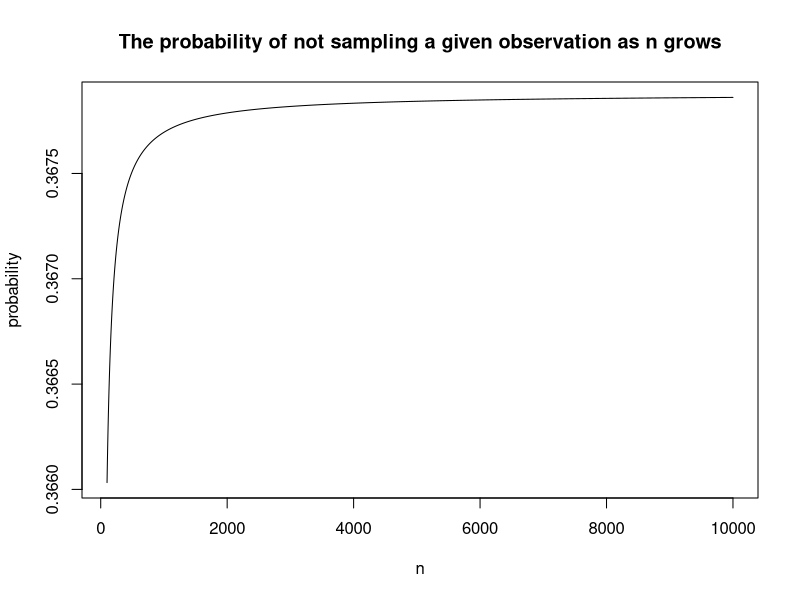

Reproduce this figure in R. (Note: this script raises an error after producing the figure.)
## ---- chunk 1
# sampling with replacement
p.not.in.sample <- function(n){
  return((1-(1/n))**n)
}
## ---- chunk 2
p.not.in.sample(100)
## ---- chunk 3
# now let's simulate and plot
plot(100:10000, p.not.in.sample(100:10000), main="The probability of not sampling a given observation as n grows", type="l", xlab = "n", ylab = "probability")
## ---- chunk 4
set.seed(0)
# approximate true parameter value with a huge sample
true.tm <-mean(rgamma(100000000, shape = 2, rate = 1), trim = 0.1)
true.tm
## ---- chunk 5
n<-40
small.sample <- rgamma(n,shape=2,rate=1)
# our sample estimate
hat.tm <- mean(small.sample, trim = 0.1)
hat.tm
## ---- chunk 6
# First of all, we need to create B bootstrap sets. 
B <- 50 
boot.sets <- matrix(nrow=n,ncol=B)
for(b in 1:B){
  b.set <- sample(small.sample,size=n, replace = T)
  boot.sets[,b]<- b.set
}
## ---- chunk 7
par(mfrow=c(2,3))
hist(small.sample, main="original sample")
hist(boot.sets[,1], main="Boot sample 1")
hist(boot.sets[,2], main="Boot sample 2")
hist(boot.sets[,3], main="Boot sample 3")
hist(boot.sets[,4], main="Boot sample 4")
hist(boot.sets[,5], main="Boot sample 5")
## ---- chunk 8
hat.star <- matrix(nrow = B, ncol=1)
for(b in 1:B){
  hat.star[b]<-mean(boot.sets[,b],trim=0.1)
}
hist(hat.star, probability = T, breaks=20)
abline(v=hat.tm, col="red")
lines(density(hat.star), col="red")
## ---- chunk 9
# find the empirical quantiles of the bootstrap distribution 
p.star <- hat.star - hat.tm
lower.q <- quantile(p.star, probs = 0.025)
upper.q <- quantile(p.star, probs = 0.975)
lower <- hat.tm - upper.q 
upper <- hat.tm - lower.q
c(lower,upper)
hist(hat.star, xlim = c(1,3))
abline(v=lower, col="blue")
abline(v=upper, col="blue")
abline(v=hat.tm, col="red")
abline(v=true.tm, col="pink")
## ---- chunk 10
require("boot")
# statistic functions
tm.fun <- function(x, ind){return(mean(x[ind], trim=0.1))}
tm.var <- function(x, ind){
  tm.value <- tm.fun(x[ind])
  # second level bootstrap to obtain variance of our estimate
  tm.variance <- var(boot(data=x[ind],R=50,statistic=tm.fun)$t)
  return(c(tm.value,tm.variance))
}
## ---- chunk 11
boot.res <- boot(data=small.sample,statistic=tm.fun, R=50, sim="ordinary")
boot.ci(boot.res, conf=0.95, type="perc")
## ---- chunk 12
# this one is base on the assumption that the estimate distribution tends to a Gaussian as n grows 
sd.hat.tm <- sqrt(var(hat.star))
lower.q <- qnorm(0.025)*sd.hat.tm
lower <- hat.tm + lower.q
upper <- hat.tm - lower.q
c(lower,upper)
hist(hat.star, xlim = c(1,3))
abline(v=lower, col="blue")
abline(v=upper, col="blue")
abline(v=hat.tm, col="red")
abline(v=true.tm, col="pink")
## ---- chunk 13
boot.ci(boot.res, conf=0.95, type="norm")
## ---- chunk 14
lower.q <- quantile(hat.star, probs = 0.025)
upper.q <- quantile(hat.star, probs = 0.975)
lower <- lower.q
upper <- upper.q
c(lower,upper)
hist(hat.star, xlim = c(1,3))
abline(v=lower, col="blue")
abline(v=upper, col="blue")
abline(v=hat.tm, col="red")
abline(v=true.tm, col="pink")
## ---- chunk 15
boot.ci(boot.res, conf=0.95, type="basic")
## ---- chunk 16
C <- 50
hat.star.T <- matrix(nrow=B, ncol=1)
for(b in 1:B){
  hat.star.b<-matrix(nrow=C,ncol=1)
  for(c in 1:C){
    c.set <- sample(boot.sets[,b],size=n, replace = T)
    hat.star.b[c]<-mean(c.set,trim=0.1)
  }
  sd.b<-sqrt(var(hat.star.b))
  hat.star.T[b]<-(hat.star[b]-hat.tm)/sd.b
}
hist(hat.star.T, probability = T, breaks=20)
lines(density(hat.star.T), col="red")
## ---- chunk 17
lower.q <- quantile(hat.star.T, probs = 0.025)*sd.hat.tm
upper.q <- quantile(hat.star.T, probs = 0.975)*sd.hat.tm
lower <- hat.tm + lower.q
upper <- hat.tm - lower.q
c(lower,upper)
hist(hat.star, xlim = c(1,3))
abline(v=lower, col="blue")
abline(v=upper, col="blue")
abline(v=hat.tm, col="red")
abline(v=true.tm, col="pink")
## ---- chunk 18
boot.res <- boot(data=small.sample,statistic=tm.var, R=50, sim="ordinary")
boot.ci(boot.res, conf=0.95, type="stud", index = c(1,2))
## ---- chunk 19
nsim<-50
Bsim<-50
get.coverage <- function(ci){
  if(true.tm < ci[1]){return(c(1,0))}
  if(true.tm > ci[2]){return(c(0,1))}
  return(c(0,0))
}
## ---- chunk 20
coverages <- matrix(nrow=nsim,ncol=2*4) #each coverage has 2 columns 
names.covrg<- names(coverages)<-c("norm.low","norm.high",
                    "basic.low","basic.high",
                    "percent.low","percent.high",
                    "student.low","student.high")
for(s in 1:nsim){
  new.sample <- rgamma(n,shape=2,rate=1)
  boot.res <- boot(data=new.sample,statistic=tm.var, R=Bsim, 
                   sim="ordinary",parallel = "multicore", ncpus=20)
  b.ci<- boot.ci(boot.res, conf=0.95, type = c("basic", "norm", "perc", "stud"),
                 index = c(1,2))
  coverages[s,1:2] <- get.coverage(b.ci$normal[2:3])
  coverages[s,3:4] <- get.coverage(b.ci$basic[4:5])
  coverages[s,5:6] <- get.coverage(b.ci$percent[4:5])
  coverages[s,7:8] <- get.coverage(b.ci$student[4:5])
}

coverages<- data.frame(coverages)
names(coverages) <- names.covrg
## ---- chunk 21
#first: a check on the output
head(coverages)
## ---- chunk 22
coverages.frac <- colMeans(coverages)
coverages.frac
## ---- chunk 23
nsim <- 200
Bsim <- 200
ns <- c(10,50,100,500,1000)
coverages.ns <- matrix(nrow=length(ns),ncol=2*4) #each coverage has 2 columns 

for(i in 1:length(ns)){
  n <- ns[i]
  coverages <- matrix(nrow=nsim,ncol=2*4) #each coverage has 2 columns 
  for(s in 1:nsim){
    new.sample <- rgamma(n,shape=2,rate=1)
    boot.res <- boot(data=new.sample,statistic=tm.var, R=Bsim, 
                     sim="ordinary",parallel = "multicore", ncpus=20)
    b.ci<- boot.ci(boot.res, conf=0.95, type = c("basic", "norm", "perc", "stud"),
                   index = c(1,2))
    coverages[s,1:2] <- get.coverage(b.ci$normal[2:3])
    coverages[s,3:4] <- get.coverage(b.ci$basic[4:5])
    coverages[s,5:6] <- get.coverage(b.ci$percent[4:5])
    coverages[s,7:8] <- get.coverage(b.ci$student[4:5])
  }
  coverages.ns[i,] <- colMeans(coverages)
}

coverages.ns<- data.frame(coverages.ns, row.names=ns)
names(coverages.ns) <- names.covrg
head(coverages.ns)
## ---- chunk 24
plot(norm.low~ ns, data = coverages.ns, col = 1, pch = 1, ylim = c(0, 0.1), 
     log = "x", ylab = "One-sided non-coverage", 
     main = "Non-coverage of the lower end of the CIs.") 
points(basic.low ~ ns, data = coverages.ns, col = 2, pch = 2, xlog = TRUE)
points(percent.low ~ ns, data = coverages.ns, col = 3, pch = 3, xlog = TRUE)
points(student.low ~ ns, data = coverages.ns, col = 4, pch = 4, xlog = TRUE)
lines(norm.low ~ ns, data = coverages.ns, col = 1, lty = 1, xlog = TRUE)
lines(basic.low ~ ns, data = coverages.ns, col = 2, lty = 2, xlog = TRUE)
lines(percent.low ~ ns, data = coverages.ns, col = 3, lty = 3, xlog = TRUE)
lines(student.low ~ ns, data = coverages.ns, col = 4, lty = 4, xlog = TRUE)
abline(h = 0.025, lty = 5, col="gray")
legend("topright", legend = c("normal","basic", "reversed", "bootstrap T"), 
       pch = 1:4, lty = 1:4, col = 1:4)
## ---- chunk 25
plot(norm.high~ ns, data = coverages.ns, col = 1, pch = 1, ylim = c(0, 0.1), 
     log = "x", ylab = "One-sided non-coverage", 
     main = "Non-coverage of the hgiher end of the CIs.") 
points(basic.high ~ ns, data = coverages.ns, col = 2, pch = 2, xlog = TRUE)
points(percent.high ~ ns, data = coverages.ns, col = 3, pch = 3, xlog = TRUE)
points(student.high ~ ns, data = coverages.ns, col = 4, pch = 4, xlog = TRUE)
lines(norm.high ~ ns, data = coverages.ns, col = 1, lty = 1, xlog = TRUE)
lines(basic.high ~ ns, data = coverages.ns, col = 2, lty = 2, xlog = TRUE)
lines(percent.high ~ ns, data = coverages.ns, col = 3, lty = 3, xlog = TRUE)
lines(student.high ~ ns, data = coverages.ns, col = 4, lty = 4, xlog = TRUE)
abline(h = 0.025, lty = 5, col="gray")
legend("topright", legend = c("normal","basic", "reversed", "bootstrap T"), 
       pch = 1:4, lty = 1:4, col = 1:4)
## ---- chunk 26
# The values are rounded to minutes (from 2000 to 2018).
years <- 2000:2018
boogg <- c(17, 26, 12, 6, 12, 18, 10, 12, 26, 13, 13, 11, 12, 35, 7, 21, 44, 10, 21)
hist(boogg, main = "Waiting time till explosion", probability = T, breaks=10)
lines(density(boogg), col="blue")
stem(boogg) 
plot(years, boogg,  main = "Waiting time till explosion", lty="dashed", col="blue", type="l")
## ---- chunk 27
require(MASS)
gamma.MLE <- fitdistr(boogg, densfun = "gamma")
gamma.MLE
# let's plot the gamma density on our data
boogg.prob <- dgamma(x=seq(from=0, to = max(boogg),by = 0.4),
                     shape=gamma.MLE$estimate["shape"], 
                     rate=gamma.MLE$estimate["rate"])
hist(boogg, main = "Waiting time till explosion", probability = T, breaks=10)
lines(x=seq(from=0, to = max(boogg),by = 0.4), y=boogg.prob, col="blue")
## ---- chunk 28
theta.hat <- quantile(boogg, probs = 0.75)
theta.hat
## ---- chunk 29
B <- 1000
n <- length(boogg)
theta.fun <- function(data){
  # calculate the 75% quantile of the given data 
  theta<-quantile(data, probs=0.75)
  return(theta)
}
generate.data <-function(n, shape, rate){
  data<-rgamma(n, shape, rate)
  return(data)
}
# we now have everything we need for our parametric bootstrap
boots.est <- matrix(nrow=B, ncol=1)
for(b in 1:B){
  data <- generate.data(n, shape=gamma.MLE$estimate["shape"],
                        rate=gamma.MLE$estimate["rate"])
  estimate <- theta.fun(data)
  boots.est[b]<-estimate
}
## ---- chunk 30
hist(boots.est, probability = T)
abline(v=theta.hat, col="red")
lines(density(boots.est), col="violet", lty="dashed")
lines(x=seq(from=0, to = max(boogg),by = 0.4), y=boogg.prob, col="blue", lty="dashed")
## ---- chunk 31
#the quantile (or naive) confidence interval 
naive.CI <- quantile(boots.est, probs =c(0.025,0.975))
naive.CI
## ---- chunk 32
# the reversed quantile
lower <- theta.hat - quantile(boots.est-theta.hat, probs = 0.975)
upper <- theta.hat - quantile(boots.est-theta.hat, probs = 0.025)
reversed.quantile <- c(lower, upper)
reversed.quantile
## ---- chunk 33
# the normal quantile 
sd.theta <- sqrt(var(boots.est))
lower <- (2*theta.hat - mean(boots.est)) - qnorm(0.975)*sd.theta
upper <- (2*theta.hat - mean(boots.est)) + qnorm(0.975)*sd.theta
normal.quantile <- c(lower, upper)
normal.quantile
## ---- chunk 34
plot(years,boogg, col="gray")
abline(h=theta.hat, col=1, lty="dashed")
abline(h=naive.CI[1], col=2, lty=2)
abline(h=naive.CI[2], col=2, lty=2)
abline(h=reversed.quantile[1], col=3, lty=3)
abline(h=reversed.quantile[2], col=3, lty=3)
abline(h=normal.quantile[1], col=4, lty=4)
abline(h=normal.quantile[2], col=4, lty=4)
legend("topright", legend = c("theta","naive", "reversed", "normal"), 
       lty = 1:4, col = 1:4)

## ---- chunk 35
# wrapping previously used function to be compatible with boot package APIs
statistic <- function(data, indices){
  return(theta.fun(data[indices]))
}
random.generator <- function(data, parameters){
  n <- length(data)
  shape <- parameters[1]
  rate <- parameters[2]
  data<- generate.data(n, shape, rate)
  return(data)
}
require("boot")
boot.res <- boot(data=boogg,statistic=statistic, R = B, sim="parametric",ran.gen =
                   random.generator, mle = c(gamma.MLE$estimate["shape"],
                                             gamma.MLE$estimate["rate"]))
boot.cis <- boot.ci(boot.res, conf=0.95, type = c("basic","perc","norm"))
boot.cis
## ---- chunk 36
plot(years,boogg, col="gray")
abline(h=theta.hat, col=1, lty="dashed")
abline(h=boot.cis$percent[4], col=2, lty=2)
abline(h=boot.cis$percent[5], col=2, lty=2)
abline(h=boot.cis$basic[4], col=3, lty=3)
abline(h=boot.cis$basic[5], col=3, lty=3)
abline(h=boot.cis$normal[2], col=4, lty=4)
abline(h=boot.cis$normal[3], col=4, lty=4)
legend("topright", legend = c("theta","naive", "reversed", "normal"), 
       lty = 1:4, col = 1:4)

## ---- chunk 37
boot.res <- boot(data=boogg,statistic=statistic, R = B)
boot.cis <- boot.ci(boot.res, conf=0.95, type = c("basic","perc","norm"))
boot.cis
## ---- chunk 38
plot(years,boogg, col="gray")
abline(h=theta.hat, col=1, lty="dashed")
abline(h=boot.cis$percent[4], col=2, lty=2)
abline(h=boot.cis$percent[5], col=2, lty=2)
abline(h=boot.cis$basic[4], col=3, lty=3)
abline(h=boot.cis$basic[5], col=3, lty=3)
abline(h=boot.cis$normal[2], col=4, lty=4)
abline(h=boot.cis$normal[3], col=4, lty=4)
legend("topright", legend = c("theta","naive", "reversed", "normal"), 
       lty = 1:4, col = 1:4)

## ---- chunk 39
require(MASS)
head(Boston)
## ---- chunk 40
fit <- lm(crim~., data=Boston)
summary(fit)
## ---- chunk 41
boot.fun<-function(data,index){
  fit <- lm(crim~., data=Boston, subset = index)
  return(coefficients(fit))
}
## ---- chunk 42
B = 1000
boot.res <- boot(Boston, boot.fun, R=B)
boot.res
